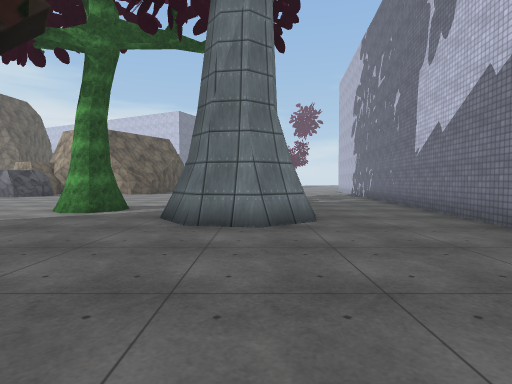
[1] (above)

24 first-person views from a walk through a scene from a Unity 3-D project. The camera is 1.3 m above the floor, tilts 2° down and sees 80° across. The floor is counted in squares, 2 m on a side. Each view is taken from the middle of a square. On the plan, view 1 faces up. The plan holds only what a view shows up to about 10 squares ahead; the rest is blank. The place goes on beyond the plan. The player character is not drawn. Some animated figures are not drawn. Some surface patterns are stand-ins.

[2]
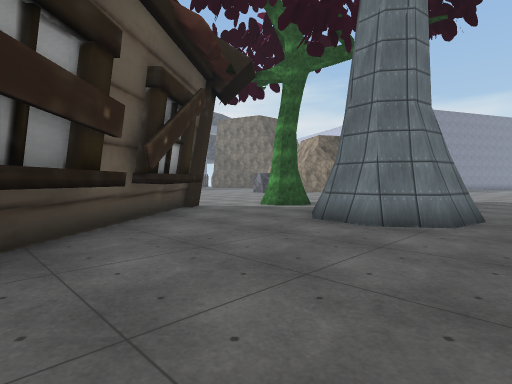

[3]
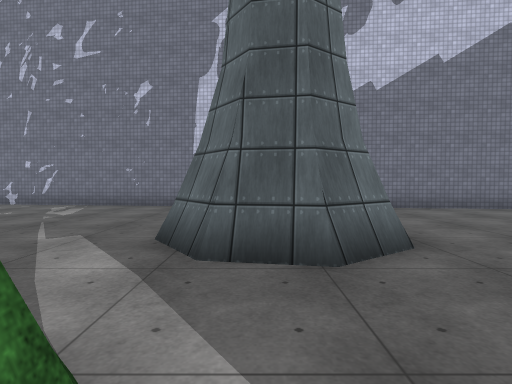

[4]
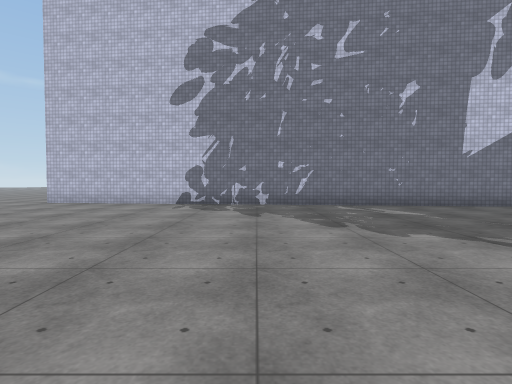

[5]
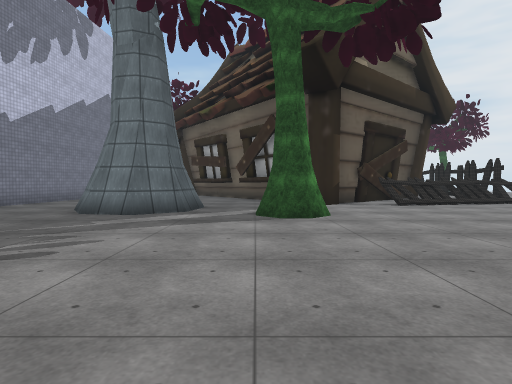

[6]
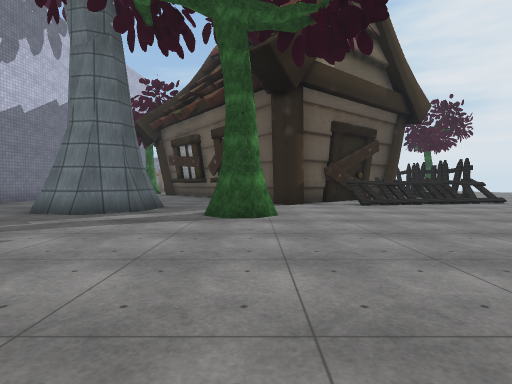

[7]
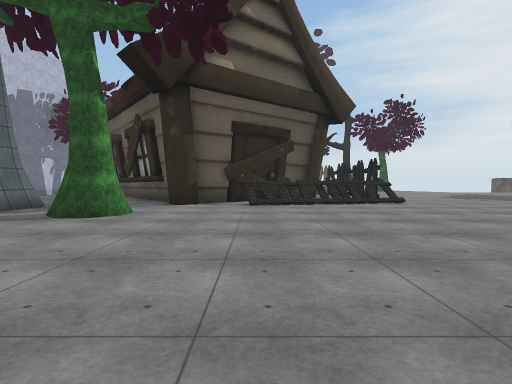

[8]
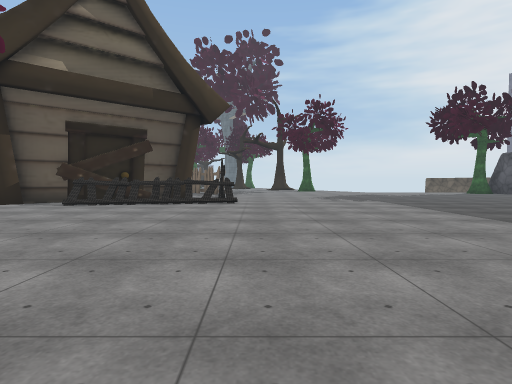

[9]
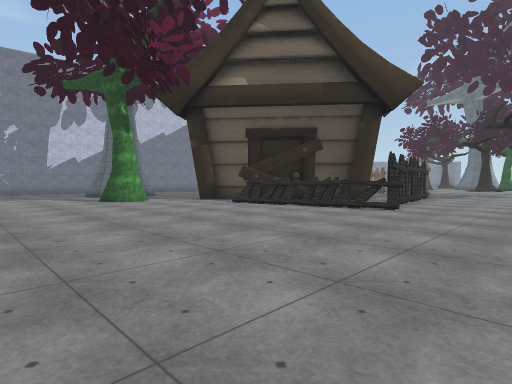

[10]
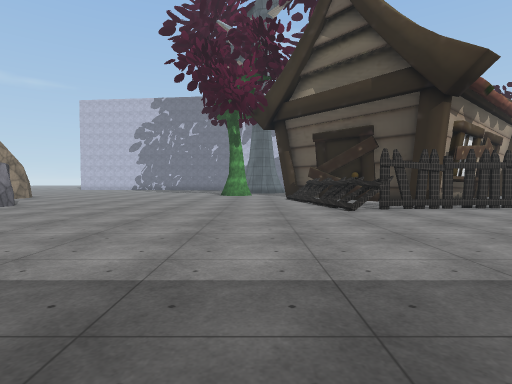

[11]
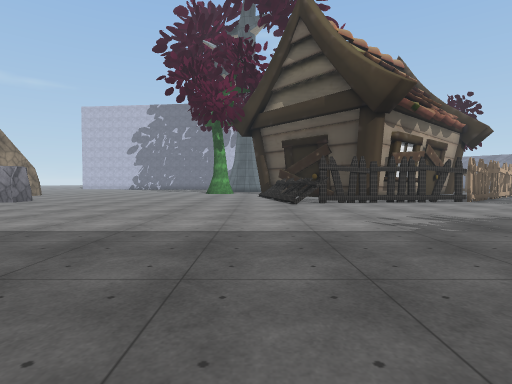

[12]
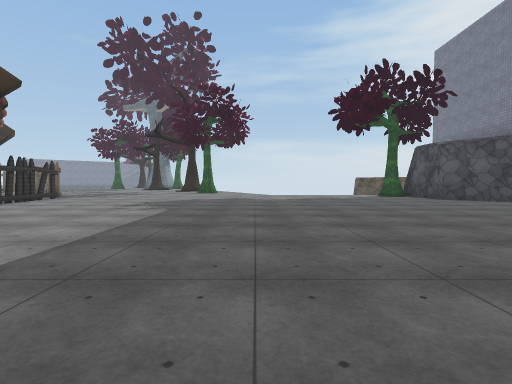

[13]
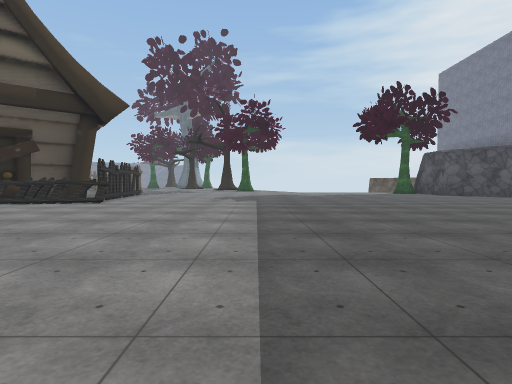

[14]
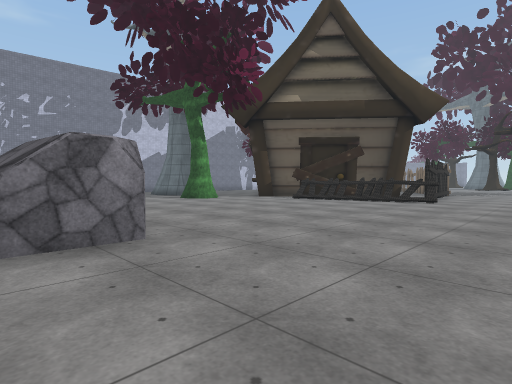

[15]
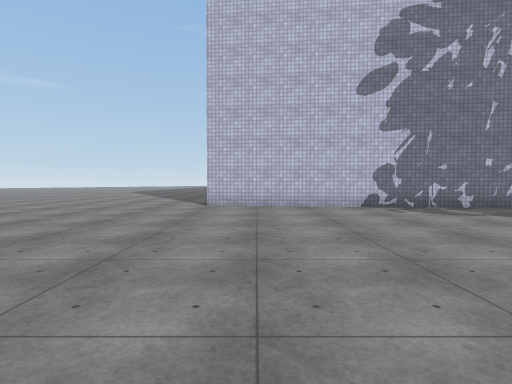

[16]
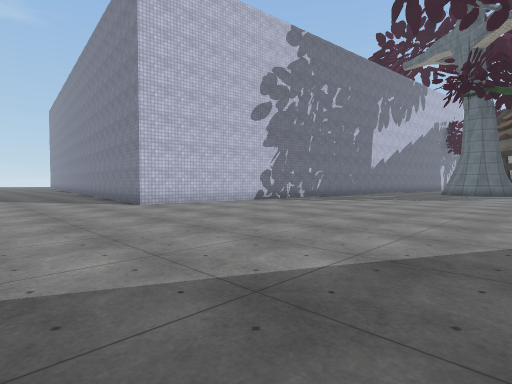

[17]
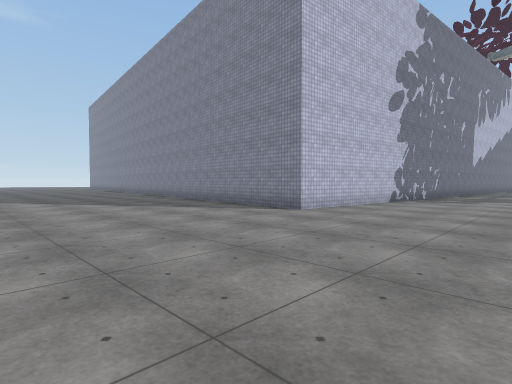

[18]
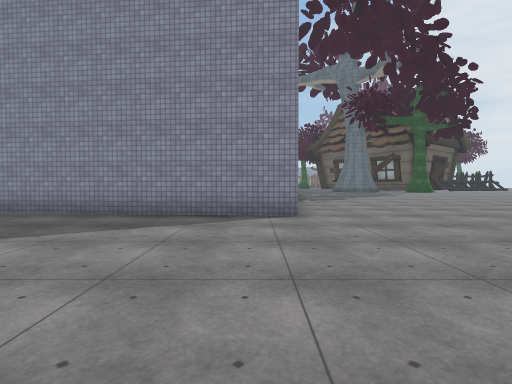

[19]
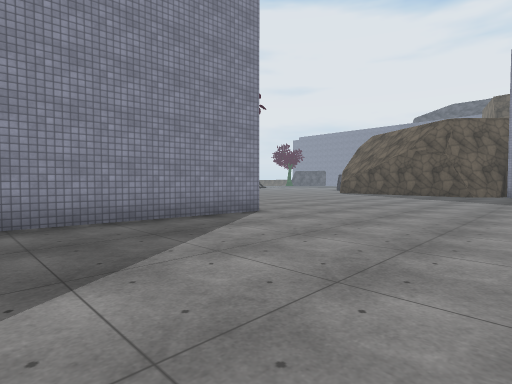

[20]
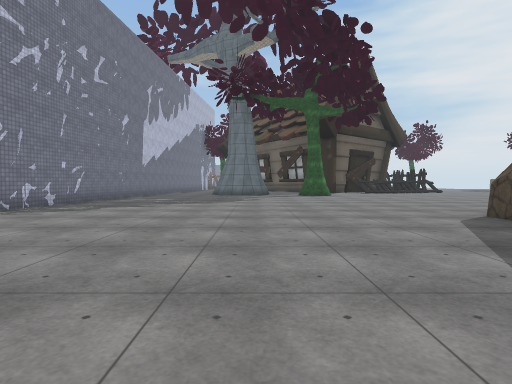

[21]
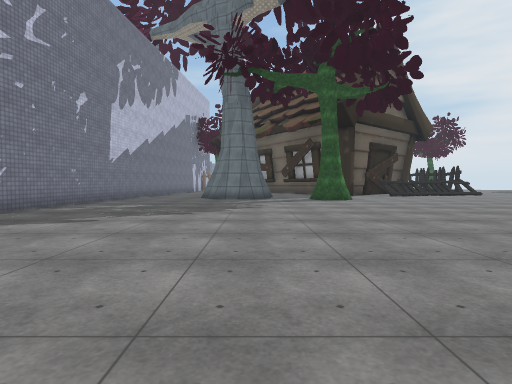

[22]
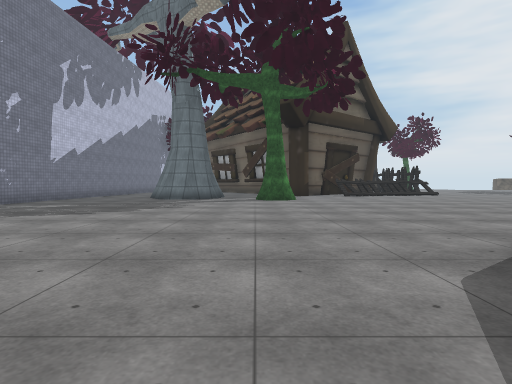

[23]
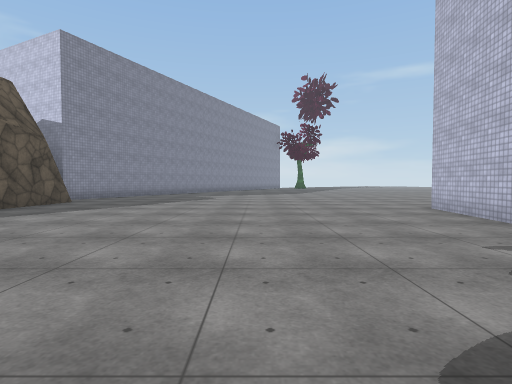

[24]
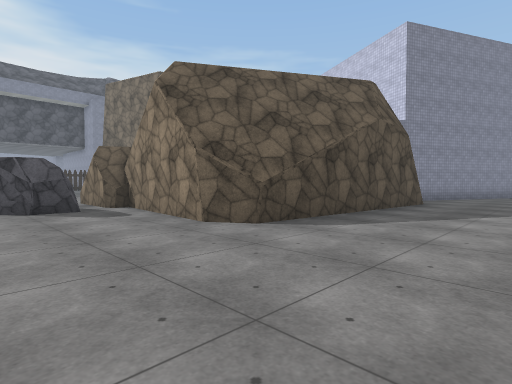

### Floor plan
Points are (right, up) in squares from view 1. A wall is a line through its corners. A room is listed if a view was taken in it or the views show most of it. See-through windows are left out.
Room 1 (views 1, 2)
walls: (-1.7, 1.5) (-0.6, 0.1); (-1.7, 1) (-1.1, 0.3); (3.1, -0.1) (3.5, 3.3); (0.8, 5.1) (-0.1, 4.5) (-0.9, 4.7); (-2.4, 2.4) (-2.8, 2); (-2.8, 1.9) (-1.4, 0.2)
low walls: (0.9, 4.9) (0.2, 4.4)
ways out: opening at (-2, 3.5) to room 2; opening at (2.5, 4) to room 2
Room 2 (views 3, 4, 5, 6, 7, 8, 9, 10, 11, 12, 13, 14, 15, 16, 17, 18, 19, 20, 21, 22, 23, 24)
walls: (-5.4, 15.3) (-6.1, 14.9) (-9.4, 15.2); (-5.2, 16) (-5.3, 15.5) (-5.7, 15.2); (-7.3, 4.5) (-7, 4); (-7.5, 4) (-6.7, 4.1); (-10.4, 3.4) (-10, 3.5) (-10.1, 4); (-5.5, 4.4) (-4.9, 4.8) (-4.4, 4.3); (-4.8, 21.4) (-5.3, 15.6); (-11.2, 3) (-11.2, 3.3) (-10.9, 3.4); (-6.2, 3.5) (-5.2, 4.4); (-4.7, 4.2) (-2.8, 1.9); (-7.2, 2.9) (-6, 3.9); (-4.2, 3.7) (-3.8, 4.1) (-2.4, 2.4); (-1.4, 6.2) (-0.9, 6.6); (-0.6, 7) (0.6, 6.8); (-0.6, 6.8) (0.4, 6.6) (0.9, 5.9) (0.8, 5.1); (-0.9, 4.7) (-1.5, 5.5) (-1.3, 6.5); (-10.6, -0.5) (-10.9, 3.2); (3.5, 3.3) (5.2, 19.3) (10.5, 18.7); (-25.9, 0.4) (-25.5, 0); (-26, 0.5) (-25.5, -0.1)
ways out: opening at (-2, 3.5) to room 1; opening at (2.5, 4) to room 1
objects: other object (-12, 15) to (-10, 15); other object (-10, 13) to (-10, 14); other object (-4, 7) to (-3, 7)

Positions as (right, up) in squares from view 1, and headings:
1: (0, 0), facing up
2: (2, 0), facing up-left
3: (-4, 6), facing right
4: (-4, 13), facing right
5: (-3, 13), facing down
6: (-4, 13), facing down
7: (-7, 13), facing down
8: (-12, 13), facing down
9: (-14, 11), facing down-right
10: (-18, 6), facing right
11: (-20, 5), facing right
12: (-18, 10), facing down
13: (-16, 13), facing down
14: (-14, 14), facing down-right
15: (-3, 18), facing right
16: (-3, 23), facing down-right
17: (1, 25), facing down-right
18: (6, 25), facing down
19: (10, 24), facing down-left
20: (-1, 21), facing down
21: (-1, 18), facing down
22: (-3, 18), facing down
23: (1, 12), facing up
24: (-2, 12), facing up-left
